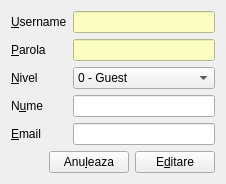
<?xml version="1.0" encoding="UTF-8"?>
<ui version="4.0">
 <class>EditUser</class>
 <widget class="QDialog" name="EditUser">
  <property name="geometry">
   <rect>
    <x>0</x>
    <y>0</y>
    <width>226</width>
    <height>182</height>
   </rect>
  </property>
  <property name="windowTitle">
   <string>Editare User</string>
  </property>
  <property name="windowIcon">
   <iconset resource="../resources.qrc">
    <normaloff>:/edit</normaloff>:/edit</iconset>
  </property>
  <property name="modal">
   <bool>true</bool>
  </property>
  <layout class="QVBoxLayout" name="verticalLayout">
   <item>
    <layout class="QFormLayout" name="formLayout">
     <item row="0" column="0">
      <widget class="QLabel" name="label">
       <property name="text">
        <string>&amp;Username</string>
       </property>
       <property name="buddy">
        <cstring>usernameLineEdit</cstring>
       </property>
      </widget>
     </item>
     <item row="0" column="1">
      <widget class="QLineEdit" name="usernameLineEdit">
       <property name="toolTip">
        <string>&lt;!DOCTYPE HTML PUBLIC &quot;-//W3C//DTD HTML 4.0//EN&quot; &quot;http://www.w3.org/TR/REC-html40/strict.dtd&quot;&gt;
&lt;html&gt;&lt;head&gt;&lt;meta name=&quot;qrichtext&quot; content=&quot;1&quot; /&gt;&lt;style type=&quot;text/css&quot;&gt;
p, li { white-space: pre-wrap; }
&lt;/style&gt;&lt;/head&gt;&lt;body style=&quot; font-family:'MS Shell Dlg 2'; font-size:8.25pt; font-weight:400; font-style:normal;&quot;&gt;
&lt;p style=&quot; margin-top:0px; margin-bottom:0px; margin-left:0px; margin-right:0px; -qt-block-indent:0; text-indent:0px;&quot;&gt;&lt;span style=&quot; font-size:8pt; font-weight:600;&quot;&gt;Numele &lt;/span&gt;&lt;span style=&quot; font-size:8pt;&quot;&gt;cu care se va loga userul.&lt;/span&gt;&lt;/p&gt;&lt;/body&gt;&lt;/html&gt;</string>
       </property>
       <property name="statusTip">
        <string>Numele cu care se va loga userul.</string>
       </property>
       <property name="whatsThis">
        <string>&lt;!DOCTYPE HTML PUBLIC &quot;-//W3C//DTD HTML 4.0//EN&quot; &quot;http://www.w3.org/TR/REC-html40/strict.dtd&quot;&gt;
&lt;html&gt;&lt;head&gt;&lt;meta name=&quot;qrichtext&quot; content=&quot;1&quot; /&gt;&lt;style type=&quot;text/css&quot;&gt;
p, li { white-space: pre-wrap; }
&lt;/style&gt;&lt;/head&gt;&lt;body style=&quot; font-family:'MS Shell Dlg 2'; font-size:8.25pt; font-weight:400; font-style:normal;&quot;&gt;
&lt;p style=&quot; margin-top:0px; margin-bottom:0px; margin-left:0px; margin-right:0px; -qt-block-indent:0; text-indent:0px;&quot;&gt;&lt;span style=&quot; font-size:8pt; font-weight:600;&quot;&gt;Numele &lt;/span&gt;&lt;span style=&quot; font-size:8pt;&quot;&gt;cu care se va loga userul.&lt;/span&gt;&lt;/p&gt;&lt;/body&gt;&lt;/html&gt;</string>
       </property>
       <property name="styleSheet">
        <string notr="true">background-color: rgb(250, 255, 193);</string>
       </property>
      </widget>
     </item>
     <item row="1" column="0">
      <widget class="QLabel" name="label_2">
       <property name="text">
        <string>&amp;Parola</string>
       </property>
       <property name="buddy">
        <cstring>passLineEdit</cstring>
       </property>
      </widget>
     </item>
     <item row="1" column="1">
      <widget class="QLineEdit" name="passLineEdit">
       <property name="toolTip">
        <string>&lt;!DOCTYPE HTML PUBLIC &quot;-//W3C//DTD HTML 4.0//EN&quot; &quot;http://www.w3.org/TR/REC-html40/strict.dtd&quot;&gt;
&lt;html&gt;&lt;head&gt;&lt;meta name=&quot;qrichtext&quot; content=&quot;1&quot; /&gt;&lt;style type=&quot;text/css&quot;&gt;
p, li { white-space: pre-wrap; }
&lt;/style&gt;&lt;/head&gt;&lt;body style=&quot; font-family:'MS Shell Dlg 2'; font-size:8.25pt; font-weight:400; font-style:normal;&quot;&gt;
&lt;p style=&quot; margin-top:0px; margin-bottom:0px; margin-left:0px; margin-right:0px; -qt-block-indent:0; text-indent:0px;&quot;&gt;&lt;span style=&quot; font-size:8pt; font-weight:600;&quot;&gt;Parola &lt;/span&gt;&lt;span style=&quot; font-size:8pt;&quot;&gt;cu care se va loga userul.&lt;/span&gt;&lt;/p&gt;&lt;/body&gt;&lt;/html&gt;</string>
       </property>
       <property name="statusTip">
        <string>Parola cu care se va loga userul.</string>
       </property>
       <property name="whatsThis">
        <string>&lt;!DOCTYPE HTML PUBLIC &quot;-//W3C//DTD HTML 4.0//EN&quot; &quot;http://www.w3.org/TR/REC-html40/strict.dtd&quot;&gt;
&lt;html&gt;&lt;head&gt;&lt;meta name=&quot;qrichtext&quot; content=&quot;1&quot; /&gt;&lt;style type=&quot;text/css&quot;&gt;
p, li { white-space: pre-wrap; }
&lt;/style&gt;&lt;/head&gt;&lt;body style=&quot; font-family:'MS Shell Dlg 2'; font-size:8.25pt; font-weight:400; font-style:normal;&quot;&gt;
&lt;p style=&quot; margin-top:0px; margin-bottom:0px; margin-left:0px; margin-right:0px; -qt-block-indent:0; text-indent:0px;&quot;&gt;&lt;span style=&quot; font-size:8pt; font-weight:600;&quot;&gt;Parola &lt;/span&gt;&lt;span style=&quot; font-size:8pt;&quot;&gt;cu care se va loga userul. Lasati campul &lt;/span&gt;&lt;span style=&quot; font-size:8pt; font-weight:600;&quot;&gt;gol&lt;/span&gt;&lt;span style=&quot; font-size:8pt;&quot;&gt; pentru a nu modifica parola.&lt;/span&gt;&lt;/p&gt;&lt;/body&gt;&lt;/html&gt;</string>
       </property>
       <property name="styleSheet">
        <string notr="true">background-color: rgb(250, 255, 193);</string>
       </property>
       <property name="echoMode">
        <enum>QLineEdit::Password</enum>
       </property>
      </widget>
     </item>
     <item row="2" column="0">
      <widget class="QLabel" name="label_3">
       <property name="text">
        <string>&amp;Nivel</string>
       </property>
       <property name="buddy">
        <cstring>nivelComboBox</cstring>
       </property>
      </widget>
     </item>
     <item row="2" column="1">
      <widget class="QComboBox" name="nivelComboBox">
       <property name="toolTip">
        <string>&lt;!DOCTYPE HTML PUBLIC &quot;-//W3C//DTD HTML 4.0//EN&quot; &quot;http://www.w3.org/TR/REC-html40/strict.dtd&quot;&gt;
&lt;html&gt;&lt;head&gt;&lt;meta name=&quot;qrichtext&quot; content=&quot;1&quot; /&gt;&lt;style type=&quot;text/css&quot;&gt;
p, li { white-space: pre-wrap; }
&lt;/style&gt;&lt;/head&gt;&lt;body style=&quot; font-family:'MS Shell Dlg 2'; font-size:8.25pt; font-weight:400; font-style:normal;&quot;&gt;
&lt;p style=&quot; margin-top:0px; margin-bottom:0px; margin-left:0px; margin-right:0px; -qt-block-indent:0; text-indent:0px;&quot;&gt;&lt;span style=&quot; font-size:8pt; font-weight:600;&quot;&gt;Nivelul &lt;/span&gt;&lt;span style=&quot; font-size:8pt;&quot;&gt;de acces al userului.&lt;/span&gt;&lt;/p&gt;&lt;/body&gt;&lt;/html&gt;</string>
       </property>
       <property name="statusTip">
        <string>Nivelul de acces al userului.</string>
       </property>
       <property name="whatsThis">
        <string>&lt;!DOCTYPE HTML PUBLIC &quot;-//W3C//DTD HTML 4.0//EN&quot; &quot;http://www.w3.org/TR/REC-html40/strict.dtd&quot;&gt;
&lt;html&gt;&lt;head&gt;&lt;meta name=&quot;qrichtext&quot; content=&quot;1&quot; /&gt;&lt;style type=&quot;text/css&quot;&gt;
p, li { white-space: pre-wrap; }
&lt;/style&gt;&lt;/head&gt;&lt;body style=&quot; font-family:'MS Shell Dlg 2'; font-size:8.25pt; font-weight:400; font-style:normal;&quot;&gt;
&lt;p style=&quot; margin-top:0px; margin-bottom:0px; margin-left:0px; margin-right:0px; -qt-block-indent:0; text-indent:0px;&quot;&gt;&lt;span style=&quot; font-size:8pt; font-weight:600;&quot;&gt;Nivelul &lt;/span&gt;&lt;span style=&quot; font-size:8pt;&quot;&gt;de acces al userului.&lt;/span&gt;&lt;/p&gt;&lt;/body&gt;&lt;/html&gt;</string>
       </property>
       <item>
        <property name="text">
         <string>0 - Guest</string>
        </property>
       </item>
       <item>
        <property name="text">
         <string>1 - Consilier Service</string>
        </property>
       </item>
       <item>
        <property name="text">
         <string>2 - Consilier Piese</string>
        </property>
       </item>
       <item>
        <property name="text">
         <string>3 - Gestionar</string>
        </property>
       </item>
       <item>
        <property name="text">
         <string>4 - Admin</string>
        </property>
       </item>
      </widget>
     </item>
     <item row="3" column="0">
      <widget class="QLabel" name="label_4">
       <property name="text">
        <string>N&amp;ume</string>
       </property>
       <property name="buddy">
        <cstring>numeLineEdit</cstring>
       </property>
      </widget>
     </item>
     <item row="3" column="1">
      <widget class="QLineEdit" name="numeLineEdit">
       <property name="toolTip">
        <string>&lt;!DOCTYPE HTML PUBLIC &quot;-//W3C//DTD HTML 4.0//EN&quot; &quot;http://www.w3.org/TR/REC-html40/strict.dtd&quot;&gt;
&lt;html&gt;&lt;head&gt;&lt;meta name=&quot;qrichtext&quot; content=&quot;1&quot; /&gt;&lt;style type=&quot;text/css&quot;&gt;
p, li { white-space: pre-wrap; }
&lt;/style&gt;&lt;/head&gt;&lt;body style=&quot; font-family:'MS Shell Dlg 2'; font-size:8.25pt; font-weight:400; font-style:normal;&quot;&gt;
&lt;p style=&quot; margin-top:0px; margin-bottom:0px; margin-left:0px; margin-right:0px; -qt-block-indent:0; text-indent:0px;&quot;&gt;&lt;span style=&quot; font-size:8pt; font-weight:600;&quot;&gt;Numele &lt;/span&gt;&lt;span style=&quot; font-size:8pt;&quot;&gt;si &lt;/span&gt;&lt;span style=&quot; font-size:8pt; font-weight:600;&quot;&gt;Prenumele &lt;/span&gt;&lt;span style=&quot; font-size:8pt;&quot;&gt;userului.&lt;/span&gt;&lt;/p&gt;&lt;/body&gt;&lt;/html&gt;</string>
       </property>
       <property name="statusTip">
        <string>Numele si Prenumele userului.</string>
       </property>
       <property name="whatsThis">
        <string>&lt;!DOCTYPE HTML PUBLIC &quot;-//W3C//DTD HTML 4.0//EN&quot; &quot;http://www.w3.org/TR/REC-html40/strict.dtd&quot;&gt;
&lt;html&gt;&lt;head&gt;&lt;meta name=&quot;qrichtext&quot; content=&quot;1&quot; /&gt;&lt;style type=&quot;text/css&quot;&gt;
p, li { white-space: pre-wrap; }
&lt;/style&gt;&lt;/head&gt;&lt;body style=&quot; font-family:'MS Shell Dlg 2'; font-size:8.25pt; font-weight:400; font-style:normal;&quot;&gt;
&lt;p style=&quot; margin-top:0px; margin-bottom:0px; margin-left:0px; margin-right:0px; -qt-block-indent:0; text-indent:0px;&quot;&gt;&lt;span style=&quot; font-size:8pt; font-weight:600;&quot;&gt;Numele &lt;/span&gt;&lt;span style=&quot; font-size:8pt;&quot;&gt;si &lt;/span&gt;&lt;span style=&quot; font-size:8pt; font-weight:600;&quot;&gt;Prenumele &lt;/span&gt;&lt;span style=&quot; font-size:8pt;&quot;&gt;userului.&lt;/span&gt;&lt;/p&gt;&lt;/body&gt;&lt;/html&gt;</string>
       </property>
      </widget>
     </item>
     <item row="4" column="0">
      <widget class="QLabel" name="label_5">
       <property name="text">
        <string>&amp;Email</string>
       </property>
       <property name="buddy">
        <cstring>emailLineEdit</cstring>
       </property>
      </widget>
     </item>
     <item row="4" column="1">
      <widget class="QLineEdit" name="emailLineEdit">
       <property name="enabled">
        <bool>true</bool>
       </property>
       <property name="toolTip">
        <string>&lt;!DOCTYPE HTML PUBLIC &quot;-//W3C//DTD HTML 4.0//EN&quot; &quot;http://www.w3.org/TR/REC-html40/strict.dtd&quot;&gt;
&lt;html&gt;&lt;head&gt;&lt;meta name=&quot;qrichtext&quot; content=&quot;1&quot; /&gt;&lt;style type=&quot;text/css&quot;&gt;
p, li { white-space: pre-wrap; }
&lt;/style&gt;&lt;/head&gt;&lt;body style=&quot; font-family:'MS Shell Dlg 2'; font-size:8.25pt; font-weight:400; font-style:normal;&quot;&gt;
&lt;p style=&quot; margin-top:0px; margin-bottom:0px; margin-left:0px; margin-right:0px; -qt-block-indent:0; text-indent:0px;&quot;&gt;&lt;span style=&quot; font-size:8pt; font-weight:600;&quot;&gt;Email&lt;/span&gt;&lt;span style=&quot; font-size:8pt;&quot;&gt;-ul userului.&lt;/span&gt;&lt;/p&gt;&lt;/body&gt;&lt;/html&gt;</string>
       </property>
       <property name="statusTip">
        <string>Email-ul userului.</string>
       </property>
       <property name="whatsThis">
        <string>&lt;!DOCTYPE HTML PUBLIC &quot;-//W3C//DTD HTML 4.0//EN&quot; &quot;http://www.w3.org/TR/REC-html40/strict.dtd&quot;&gt;
&lt;html&gt;&lt;head&gt;&lt;meta name=&quot;qrichtext&quot; content=&quot;1&quot; /&gt;&lt;style type=&quot;text/css&quot;&gt;
p, li { white-space: pre-wrap; }
&lt;/style&gt;&lt;/head&gt;&lt;body style=&quot; font-family:'MS Shell Dlg 2'; font-size:8.25pt; font-weight:400; font-style:normal;&quot;&gt;
&lt;p style=&quot; margin-top:0px; margin-bottom:0px; margin-left:0px; margin-right:0px; -qt-block-indent:0; text-indent:0px;&quot;&gt;&lt;span style=&quot; font-size:8pt; font-weight:600;&quot;&gt;Email&lt;/span&gt;&lt;span style=&quot; font-size:8pt;&quot;&gt;-ul userului.&lt;/span&gt;&lt;/p&gt;&lt;/body&gt;&lt;/html&gt;</string>
       </property>
      </widget>
     </item>
    </layout>
   </item>
   <item>
    <spacer name="verticalSpacer">
     <property name="orientation">
      <enum>Qt::Vertical</enum>
     </property>
     <property name="sizeHint" stdset="0">
      <size>
       <width>20</width>
       <height>115</height>
      </size>
     </property>
    </spacer>
   </item>
   <item>
    <layout class="QHBoxLayout" name="horizontalLayout">
     <item>
      <spacer name="horizontalSpacer">
       <property name="orientation">
        <enum>Qt::Horizontal</enum>
       </property>
       <property name="sizeHint" stdset="0">
        <size>
         <width>40</width>
         <height>20</height>
        </size>
       </property>
      </spacer>
     </item>
     <item>
      <widget class="QLabel" name="loadingLabel">
       <property name="text">
        <string/>
       </property>
      </widget>
     </item>
     <item>
      <widget class="QPushButton" name="cancelButton">
       <property name="focusPolicy">
        <enum>Qt::NoFocus</enum>
       </property>
       <property name="text">
        <string>Anu&amp;leaza</string>
       </property>
       <property name="icon">
        <iconset resource="../resources.qrc">
         <normaloff>:/cancel</normaloff>:/cancel</iconset>
       </property>
      </widget>
     </item>
     <item>
      <widget class="QPushButton" name="okButton">
       <property name="focusPolicy">
        <enum>Qt::NoFocus</enum>
       </property>
       <property name="text">
        <string>E&amp;ditare</string>
       </property>
       <property name="icon">
        <iconset resource="../resources.qrc">
         <normaloff>:/edit</normaloff>:/edit</iconset>
       </property>
      </widget>
     </item>
    </layout>
   </item>
  </layout>
 </widget>
 <resources>
  <include location="../resources.qrc"/>
 </resources>
 <connections>
  <connection>
   <sender>cancelButton</sender>
   <signal>clicked()</signal>
   <receiver>EditUser</receiver>
   <slot>reject()</slot>
   <hints>
    <hint type="sourcelabel">
     <x>158</x>
     <y>163</y>
    </hint>
    <hint type="destinationlabel">
     <x>12</x>
     <y>151</y>
    </hint>
   </hints>
  </connection>
 </connections>
</ui>
